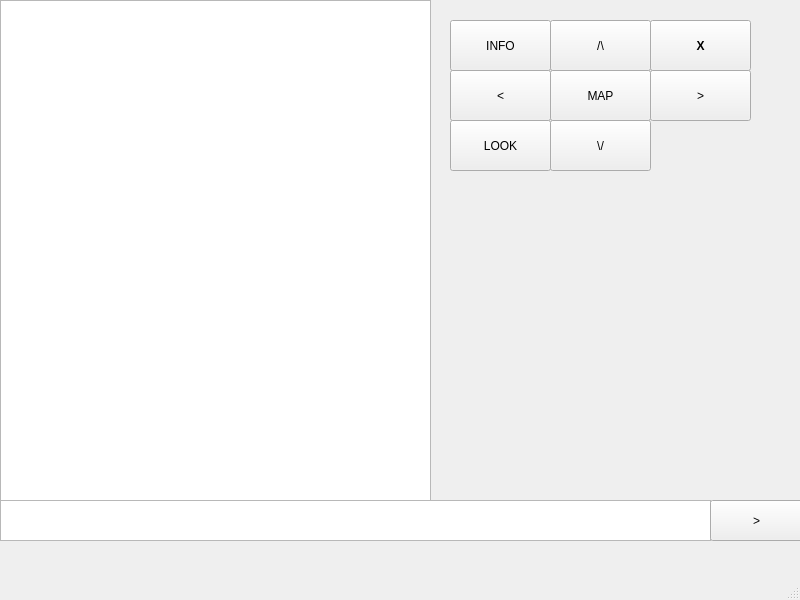
<?xml version="1.0" encoding="UTF-8"?>
<ui version="4.0">
 <class>MainWindow</class>
 <widget class="QMainWindow" name="MainWindow">
  <property name="geometry">
   <rect>
    <x>0</x>
    <y>0</y>
    <width>800</width>
    <height>600</height>
   </rect>
  </property>
  <property name="windowTitle">
   <string>MainWindow</string>
  </property>
  <widget class="QWidget" name="centralwidget">
   <widget class="QTextEdit" name="dialogue">
    <property name="geometry">
     <rect>
      <x>0</x>
      <y>500</y>
      <width>711</width>
      <height>41</height>
     </rect>
    </property>
    <property name="sizePolicy">
     <sizepolicy hsizetype="Expanding" vsizetype="Expanding">
      <horstretch>0</horstretch>
      <verstretch>0</verstretch>
     </sizepolicy>
    </property>
    <property name="verticalScrollBarPolicy">
     <enum>Qt::ScrollBarAlwaysOff</enum>
    </property>
    <property name="horizontalScrollBarPolicy">
     <enum>Qt::ScrollBarAlwaysOff</enum>
    </property>
    <property name="lineWrapMode">
     <enum>QTextEdit::WidgetWidth</enum>
    </property>
   </widget>
   <widget class="QPushButton" name="pushButton">
    <property name="geometry">
     <rect>
      <x>710</x>
      <y>500</y>
      <width>93</width>
      <height>41</height>
     </rect>
    </property>
    <property name="text">
     <string>&gt;</string>
    </property>
   </widget>
   <widget class="QTextEdit" name="display">
    <property name="geometry">
     <rect>
      <x>0</x>
      <y>0</y>
      <width>431</width>
      <height>501</height>
     </rect>
    </property>
    <property name="readOnly">
     <bool>true</bool>
    </property>
   </widget>
   <widget class="QPushButton" name="east">
    <property name="geometry">
     <rect>
      <x>650</x>
      <y>70</y>
      <width>101</width>
      <height>51</height>
     </rect>
    </property>
    <property name="text">
     <string>&gt;</string>
    </property>
   </widget>
   <widget class="QPushButton" name="north">
    <property name="geometry">
     <rect>
      <x>550</x>
      <y>20</y>
      <width>101</width>
      <height>51</height>
     </rect>
    </property>
    <property name="text">
     <string>/\</string>
    </property>
   </widget>
   <widget class="QPushButton" name="west">
    <property name="geometry">
     <rect>
      <x>450</x>
      <y>70</y>
      <width>101</width>
      <height>51</height>
     </rect>
    </property>
    <property name="text">
     <string>&lt;</string>
    </property>
   </widget>
   <widget class="QPushButton" name="south">
    <property name="geometry">
     <rect>
      <x>550</x>
      <y>120</y>
      <width>101</width>
      <height>51</height>
     </rect>
    </property>
    <property name="text">
     <string>\/</string>
    </property>
   </widget>
   <widget class="QPushButton" name="map">
    <property name="geometry">
     <rect>
      <x>550</x>
      <y>70</y>
      <width>101</width>
      <height>51</height>
     </rect>
    </property>
    <property name="text">
     <string>MAP</string>
    </property>
   </widget>
   <widget class="QPushButton" name="info">
    <property name="geometry">
     <rect>
      <x>450</x>
      <y>20</y>
      <width>101</width>
      <height>51</height>
     </rect>
    </property>
    <property name="text">
     <string>INFO</string>
    </property>
   </widget>
   <widget class="QPushButton" name="quit">
    <property name="geometry">
     <rect>
      <x>650</x>
      <y>20</y>
      <width>101</width>
      <height>51</height>
     </rect>
    </property>
    <property name="font">
     <font>
      <italic>false</italic>
      <bold>true</bold>
     </font>
    </property>
    <property name="autoFillBackground">
     <bool>false</bool>
    </property>
    <property name="text">
     <string>X</string>
    </property>
   </widget>
   <widget class="QPushButton" name="look">
    <property name="geometry">
     <rect>
      <x>450</x>
      <y>120</y>
      <width>101</width>
      <height>51</height>
     </rect>
    </property>
    <property name="text">
     <string>LOOK</string>
    </property>
   </widget>
  </widget>
  <widget class="QMenuBar" name="menubar">
   <property name="geometry">
    <rect>
     <x>0</x>
     <y>0</y>
     <width>800</width>
     <height>26</height>
    </rect>
   </property>
  </widget>
  <widget class="QStatusBar" name="statusbar"/>
 </widget>
 <resources/>
 <connections/>
</ui>
